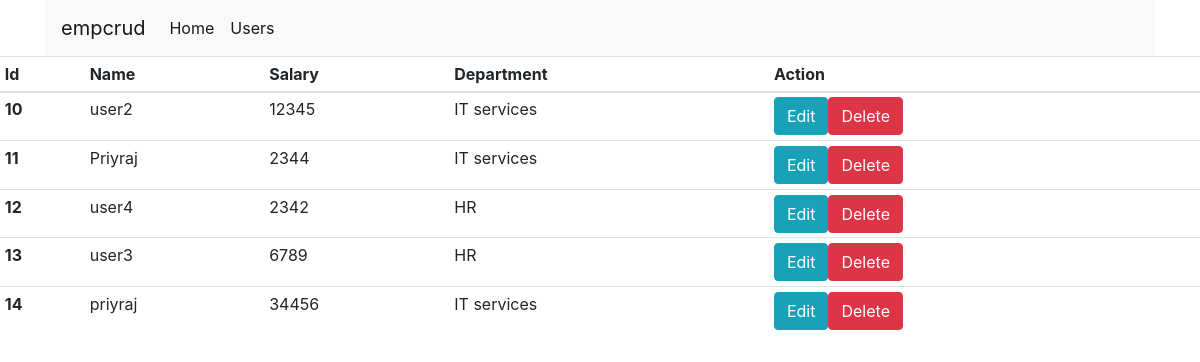
Page /viewusers on the committed database.
### demoapp/models.py (models this page shows, shortened)
class Employee(models.Model):
    employee_id = models.IntegerField(primary_key=True, validators=[MaxValueValidator(9999999999)])
    name = models.CharField(max_length=100)
    salary = models.CharField(max_length=50,null=True)
    department = models.ForeignKey(Department, on_delete=models.CASCADE,default=1,related_name='id')

class Department(models.Model):
    department_id = models.IntegerField(primary_key=True, validators=[MaxValueValidator(9999999999)])
    name = models.CharField(max_length=100)
    def __str__(self):
        return self.name

### demoapp/views.py (the view)
# urls.py: path('viewusers', views.viewusers, name="viewusers"),
def viewusers(request):
    employees = Employee.objects.all()
    context = {'employees':employees}
    return render(request,'viewusers.html',context)

### demoapp/templates/viewusers.html (shortened to what this page needs)
{% extends 'base.html' %}
{% load static %}
{% block body %}
<table id="myTable" class="table table-sm">
  <thead>
    <tr>
      <th scope="col">Id</th>
      <th scope="col">Name</th>
      <th scope="col">Salary</th>
      <th scope="col">Department</th>
      <th scope="col">Action</th>
    </tr>
  </thead>
  <tbody>
    {% for employee in employees %}
    <tr>
      <th scope="row">{{employee.employee_id}}</th>
      <td>{{employee.name}}</td>
      <td>{{employee.salary}}</td>
      <td>{{employee.department}}</td>
      <td><a id="{{employee.employee_id}}" href="/?action=Edit&emp_id={{employee.employee_id}}" class="edit btn btn-info" type="submit">Edit</a><button id="{{employee.employee_id}}" class=" delete btn btn-danger" type="submit" onclick="confirmDeleteModal({{employee.employee_id}})">Delete</button></td>
    </tr>
    {% endfor %}
  </tbody>
</table>
{% endblock body %}

### demoapp/templates/base.html (shortened to what this page needs)
<!DOCTYPE html>
{% load static %}
<html>
    <head>
        <link rel="stylesheet" href="https://stackpath.bootstrapcdn.com/bootstrap/4.4.1/css/bootstrap.min.css">
        <link rel="stylesheet" type="text/css" href="{% static 'css/main.css' %}">
        <link rel="stylesheet" type="text/css" href="https://cdn.datatables.net/1.13.2/css/jquery.dataTables.css">
    </head>
    <body>
        <header class="page-header">
    <div class="container">
         <nav class="navbar navbar-expand-lg navbar-light bg-light">
                <a class="navbar-brand" href="/">empcrud</a>
            <div class="collapse navbar-collapse" id="navbarNav">
                <ul class="navbar-nav">
                    <li class="nav-item active">
                        <a class="nav-link" href="/">Home <span class="sr-only">(current)</span></a>
                    </li>
                </ul>
                <ul class="navbar-nav">
                    <li class="nav-item active">
                        <a class="nav-link" href="/viewusers">Users <span class="sr-only">(current)</span></a>
                    </li>
                </ul>
            </nav>
            </header>
        {% block body %}
        {% endblock body %}
    </body>
</html>

### static/css/main.css (style rules this page uses)
.container { margin-right: auto; margin-left: auto; }

### rows in the picture
Employee: employee_id "10", name "user2", salary "12345", department "IT services"
Employee: employee_id "11", name "Priyraj", salary "2344", department "IT services"
Employee: employee_id "12", name "user4", salary "2342", department "HR"
Employee: employee_id "13", name "user3", salary "6789", department "HR"
Employee: employee_id "14", name "priyraj", salary "34456", department "IT services"
